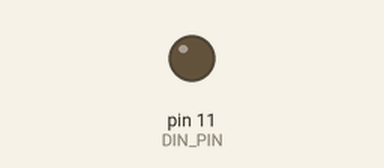
Bench run of a sketch on a simulated Arduino Uno, built with avr-gcc and run on an emulated ATmega328P. Shown: output pins drawn as LEDs (lit = HIGH). Pins used as bus, display or sensor lines are not drawn.

Above: at 0.05 s.
At 9.0 s:
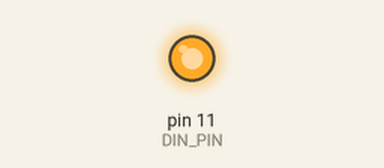
Timing chart, 0 to 13.0 s (numbered marks = the images above):
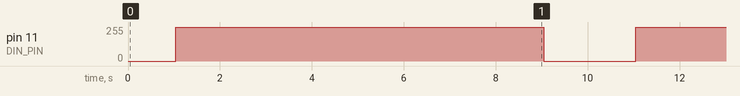

The sketch:

TubeModule.ino
```cpp
/**/
#include <stdio.h>
#define DIN_PIN 11
#define CLK_PIN 12
#define STB_PIN 13


#define DODELAY __asm__("nop\n\t""nop\n\t");

#define COUNTOF(arr) (sizeof(arr) / sizeof(arr[0]))
#define MODULE_NUM 10

#define MOD_DIN_H digitalWrite(DIN_PIN, HIGH)
#define MOD_DIN_L digitalWrite(DIN_PIN, LOW)
#define MOD_CLK_H digitalWrite(CLK_PIN, HIGH)
#define MOD_CLK_L digitalWrite(CLK_PIN, LOW)
#define MOD_STB_H digitalWrite(STB_PIN, HIGH)
#define MOD_STB_L digitalWrite(STB_PIN, LOW)


// seg bits table
#define SEG_a  0b1000000000
#define SEG_b	 0b0001000000
#define SEG_dot	 0b0000100000 // dot
#define SEG_c	 0b0000010000
#define SEG_d	 0b0000001000
#define SEG_e  0b0000000100
#define SEG_g	 0b0000000010
#define SEG_f	 0b0000000001

#define CHAR_SPACE	0
#define CHAR_NULL	0
#define CHAR_ALL	(SEG_a|SEG_b|SEG_c|SEG_d|SEG_e|SEG_f|SEG_g|SEG_h|SEG_i)
#define CHAR_0		(SEG_a|SEG_b|SEG_c|SEG_d|SEG_e|SEG_f)
#define CHAR_1		(SEG_b|SEG_c)
#define CHAR_2		(SEG_a|SEG_b|SEG_d|SEG_e|SEG_g)
#define CHAR_3		(SEG_a|SEG_b|SEG_c|SEG_d|SEG_g)
#define CHAR_4		(SEG_b|SEG_c|SEG_f|SEG_g)
#define CHAR_5		(SEG_a|SEG_c|SEG_d|SEG_f|SEG_g)
#define CHAR_6		(SEG_a|SEG_c|SEG_d|SEG_e|SEG_f|SEG_g)
#define CHAR_7		(SEG_a|SEG_b|SEG_c)
#define CHAR_8		(SEG_a|SEG_b|SEG_c|SEG_d|SEG_e|SEG_f|SEG_g)
#define CHAR_9		(SEG_a|SEG_b|SEG_c|SEG_d|SEG_f|SEG_g)

typedef struct TubeModuleData
{
  unsigned short int seg;
  unsigned char red;
  unsigned char green;
  unsigned char blue;
};

static unsigned short int digitab[] = {
 // CHAR_0,CHAR_1,CHAR_2,CHAR_3,CHAR_4,CHAR_5,CHAR_6,CHAR_7,CHAR_8,CHAR_9
 ~SEG_a,~SEG_b,~SEG_c,~SEG_d,~SEG_e,~SEG_f,~SEG_g,~SEG_f,CHAR_0,CHAR_1,
};

// 從bit7開始傳送到bit0
static void send_byte_h2l(unsigned char data)
{
  unsigned char i, temp;

  temp = data;
  for (i=0; i<8; i++)
  {
    if (temp&0b10000000) // 由高位開始送資料
      MOD_DIN_H;
    else
      MOD_DIN_L;
    temp <<= 1;

    // clock run
    DODELAY;
    MOD_CLK_H;
    DODELAY;
    MOD_CLK_L;
    DODELAY;
  }
}

// 從bit0開始傳送c中的count位
static void send_uintbits_l2h(unsigned short int data, unsigned char num)
{
  unsigned char i;
  unsigned short int temp;

  temp = data;
  for (i=0; i<num; i++)
  {
    if (temp&0x01) // 由高位開始送資料
      MOD_DIN_H;
    else
      MOD_DIN_L;
    temp >>= 1;

    // clock run
    DODELAY;
    MOD_CLK_H;
    DODELAY;
    MOD_CLK_L;
    DODELAY;
  }
}

void modSendData(struct TubeModuleData *data)
{
  if (!data)
    return;
  // send data
  MOD_STB_L;
  DODELAY;

  // 先傳送led資料,最後傳送HV6810資料
  send_byte_h2l(data->red);
  send_byte_h2l(data->green);
  send_byte_h2l(data->blue);
  send_uintbits_l2h(data->seg, 10);

  MOD_STB_H; // 下降沿鎖存
  DODELAY;
  MOD_STB_L;
  DODELAY;
  //MOD_BLINK_L;
}

void modSendDataArr(struct TubeModuleData data[], unsigned char num)
{
  unsigned char i;
  if (!data)
    return;
  // send data
  MOD_STB_L;
  DODELAY;
  for (i=0; i<num; i++) {
    // 先傳送led資料,最後傳送HV6810資料
    send_byte_h2l(data[i].red);
    send_byte_h2l(data[i].green);
    send_byte_h2l(data[i].blue);
    send_uintbits_l2h(data[i].seg, 10);
  }
  MOD_STB_H; // 下降沿鎖存
  DODELAY;
  MOD_STB_L;
  DODELAY;
  //MOD_BLINK_L;
}

struct TubeModuleData modData[MODULE_NUM];
void setup() {
  // set the digital pin as output:
  pinMode(DIN_PIN, OUTPUT);
  pinMode(CLK_PIN, OUTPUT);
  pinMode(STB_PIN, OUTPUT);
  modData[0].seg = CHAR_1;
  modData[0].red = 0xff;
  modData[0].green = 0x00;
  modData[0].blue = 0x00;
  modData[1].seg = CHAR_2;
  modData[1].red = 0x00;
  modData[1].green = 0x00;
  modData[1].blue = 0x00;
  //  modSendData(&modData[0]);
  modSendDataArr(modData, 2);
}

void loop()
{
  unsigned char i=0;
  while(1) {
  modData[1].seg = digitab[i];
   modData[1].red = 25*i;
  modSendDataArr(modData, 2);
  i++;
  if (i>=10) i=0;
  delay(1000);
  }
}
```

Measured:
- by itself, pin 11 (DIN_PIN): repeats every 10.0 s: 255/255 8.0 s, 0/255 2.0 s, 253/255 0.04 s
